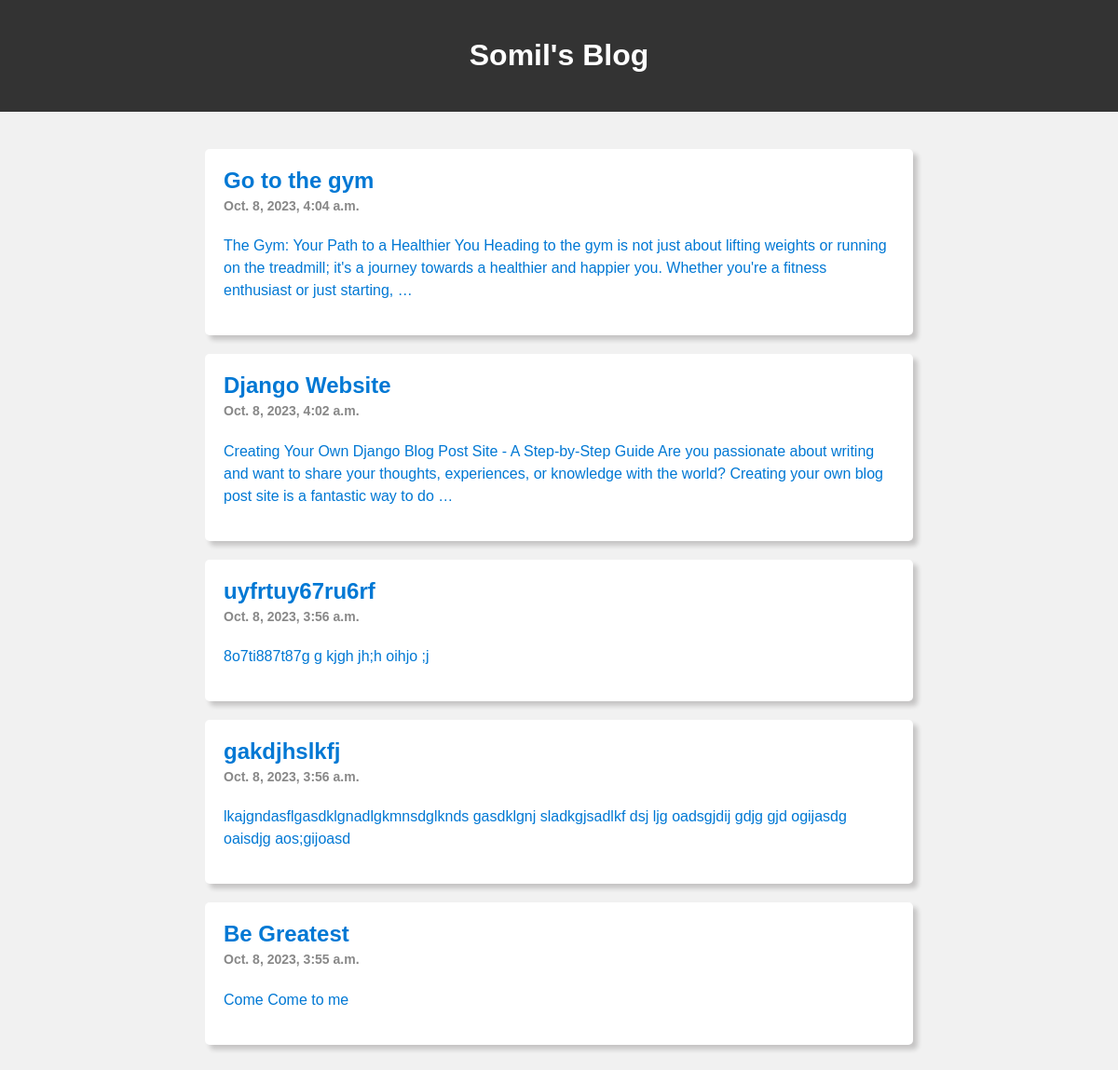
The page / on the database its author committed.
### posts/models.py (models this page shows)
class Post(models.Model):
    title = models.CharField(max_length=100)
    body = models.CharField(max_length=10000)
    created_at = models.DateTimeField(default=datetime.now, blank=True)

### posts/views.py (the view)
# urls.py: path('', views.index, name='index'),
def index(request):
    posts = Post.objects.all()
    return render(request, 'index.html', {'posts': posts})

### templates/index.html (shortened to what this page needs)
<!DOCTYPE html>
<html>
<head>
</head>
<body>
    <div class="header">
        <h1>Somil's Blog</h1>
    </div>
    <div class="container">
        <div class="row">
            <div class="leftcolumn">
                {% for post in posts reversed %}
                <div class="card">
                    <a href="/post/{{post.id}}">
                        <h2>{{post.title}}</h2>
                        <h5>{{post.created_at}}</h5>
                        <p>{{post.body|truncatewords:40}}</p>
                    </a>
                </div>
                {% endfor %}
            </div>
        </div>
    </div>
</body>
</html>

### templates/index.html (style rules this page uses)
* { box-sizing: border-box; }
body { font-family: Arial, sans-serif; padding: 0; margin: 0; background: #f1f1f1; }
.header { background: #333; color: white; text-align: center; padding: 20px 0; }
.container { max-width: 800px; margin: 0 auto; padding: 20px; }
.card { background-color: white; padding: 20px; margin: 20px 0; border-radius: 5px; box-shadow: 5px 5px 5px rgba(29, 27, 27, 0.2); transition: 1s; }
.card h2 { font-size: 24px; margin: 0; }
.card h5 { font-size: 14px; color: #888; margin-top: 5px; }
.card p { font-size: 16px; line-height: 1.5; }
a { text-decoration: none; color: #0078d4; }

### rows shown on the page
Post: title "Go to the gym", created_at "Oct. 8, 2023, 4:04 a.m.", body "The Gym: Your Path to a Healthier You Heading to the gym is not just about lifting weights or running on the treadmill; it's a journey towards a healthier and happier you. Whether you're a fitness enthusiast or just starting, …"
Post: title "Django Website", created_at "Oct. 8, 2023, 4:02 a.m.", body "Creating Your Own Django Blog Post Site - A Step-by-Step Guide Are you passionate about writing and want to share your thoughts, experiences, or knowledge with the world? Creating your own blog post site is a fantastic way to do …"
Post: title "uyfrtuy67ru6rf", created_at "Oct. 8, 2023, 3:56 a.m.", body "8o7ti887t87g g kjgh jh;h oihjo ;j"
Post: title "gakdjhslkfj", created_at "Oct. 8, 2023, 3:56 a.m.", body "lkajgndasflgasdklgnadlgkmnsdglknds gasdklgnj sladkgjsadlkf dsj ljg oadsgjdij gdjg gjd ogijasdg oaisdjg aos;gijoasd"
Post: title "Be Greatest", created_at "Oct. 8, 2023, 3:55 a.m.", body "Come Come to me"
